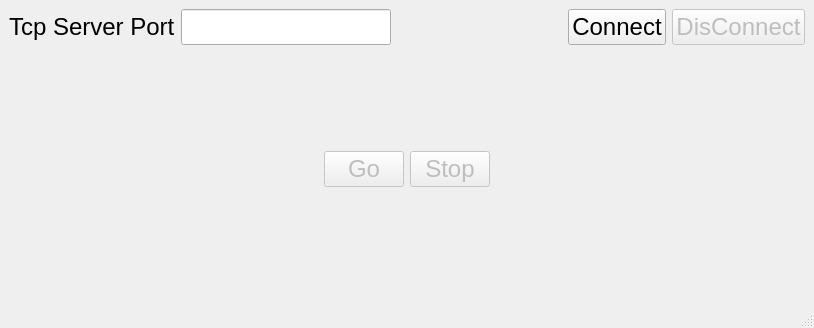
<?xml version="1.0" encoding="UTF-8"?>
<ui version="4.0">
 <class>MainWindow</class>
 <widget class="QMainWindow" name="MainWindow">
  <property name="geometry">
   <rect>
    <x>0</x>
    <y>0</y>
    <width>814</width>
    <height>328</height>
   </rect>
  </property>
  <property name="font">
   <font>
    <pointsize>18</pointsize>
   </font>
  </property>
  <property name="windowTitle">
   <string>MainWindow</string>
  </property>
  <widget class="QWidget" name="centralwidget">
   <layout class="QVBoxLayout" name="verticalLayout">
    <item>
     <layout class="QHBoxLayout" name="horizontalLayout">
      <item>
       <widget class="QLabel" name="label">
        <property name="text">
         <string>Tcp Server Port</string>
        </property>
       </widget>
      </item>
      <item>
       <widget class="QLineEdit" name="edtPort"/>
      </item>
      <item>
       <spacer name="horizontalSpacer">
        <property name="orientation">
         <enum>Qt::Horizontal</enum>
        </property>
        <property name="sizeHint" stdset="0">
         <size>
          <width>40</width>
          <height>20</height>
         </size>
        </property>
       </spacer>
      </item>
      <item>
       <widget class="QPushButton" name="pushButton">
        <property name="text">
         <string>Connect</string>
        </property>
       </widget>
      </item>
      <item>
       <widget class="QPushButton" name="pushButton_2">
        <property name="enabled">
         <bool>false</bool>
        </property>
        <property name="text">
         <string>DisConnect</string>
        </property>
       </widget>
      </item>
     </layout>
    </item>
    <item>
     <spacer name="verticalSpacer_2">
      <property name="orientation">
       <enum>Qt::Vertical</enum>
      </property>
      <property name="sizeHint" stdset="0">
       <size>
        <width>20</width>
        <height>40</height>
       </size>
      </property>
     </spacer>
    </item>
    <item>
     <layout class="QHBoxLayout" name="horizontalLayout_2">
      <item>
       <spacer name="horizontalSpacer_3">
        <property name="orientation">
         <enum>Qt::Horizontal</enum>
        </property>
        <property name="sizeHint" stdset="0">
         <size>
          <width>40</width>
          <height>20</height>
         </size>
        </property>
       </spacer>
      </item>
      <item>
       <widget class="QPushButton" name="pushButton_3">
        <property name="enabled">
         <bool>false</bool>
        </property>
        <property name="text">
         <string>Go</string>
        </property>
       </widget>
      </item>
      <item>
       <widget class="QPushButton" name="pushButton_4">
        <property name="enabled">
         <bool>false</bool>
        </property>
        <property name="text">
         <string>Stop</string>
        </property>
       </widget>
      </item>
      <item>
       <spacer name="horizontalSpacer_2">
        <property name="orientation">
         <enum>Qt::Horizontal</enum>
        </property>
        <property name="sizeHint" stdset="0">
         <size>
          <width>40</width>
          <height>20</height>
         </size>
        </property>
       </spacer>
      </item>
     </layout>
    </item>
    <item>
     <spacer name="verticalSpacer">
      <property name="orientation">
       <enum>Qt::Vertical</enum>
      </property>
      <property name="sizeHint" stdset="0">
       <size>
        <width>20</width>
        <height>40</height>
       </size>
      </property>
     </spacer>
    </item>
   </layout>
  </widget>
  <widget class="QMenuBar" name="menubar">
   <property name="geometry">
    <rect>
     <x>0</x>
     <y>0</y>
     <width>814</width>
     <height>21</height>
    </rect>
   </property>
  </widget>
  <widget class="QStatusBar" name="statusbar"/>
 </widget>
 <resources/>
 <connections/>
</ui>
